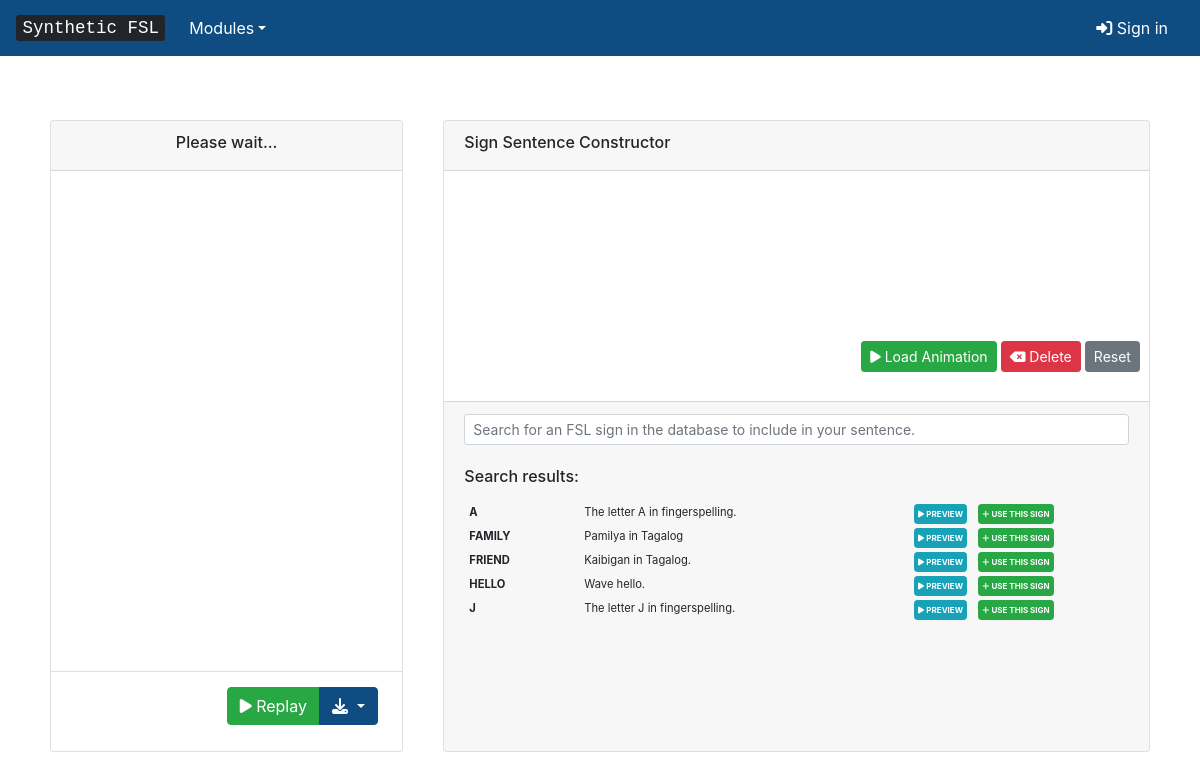
Page /translator/ on the earlier database version.
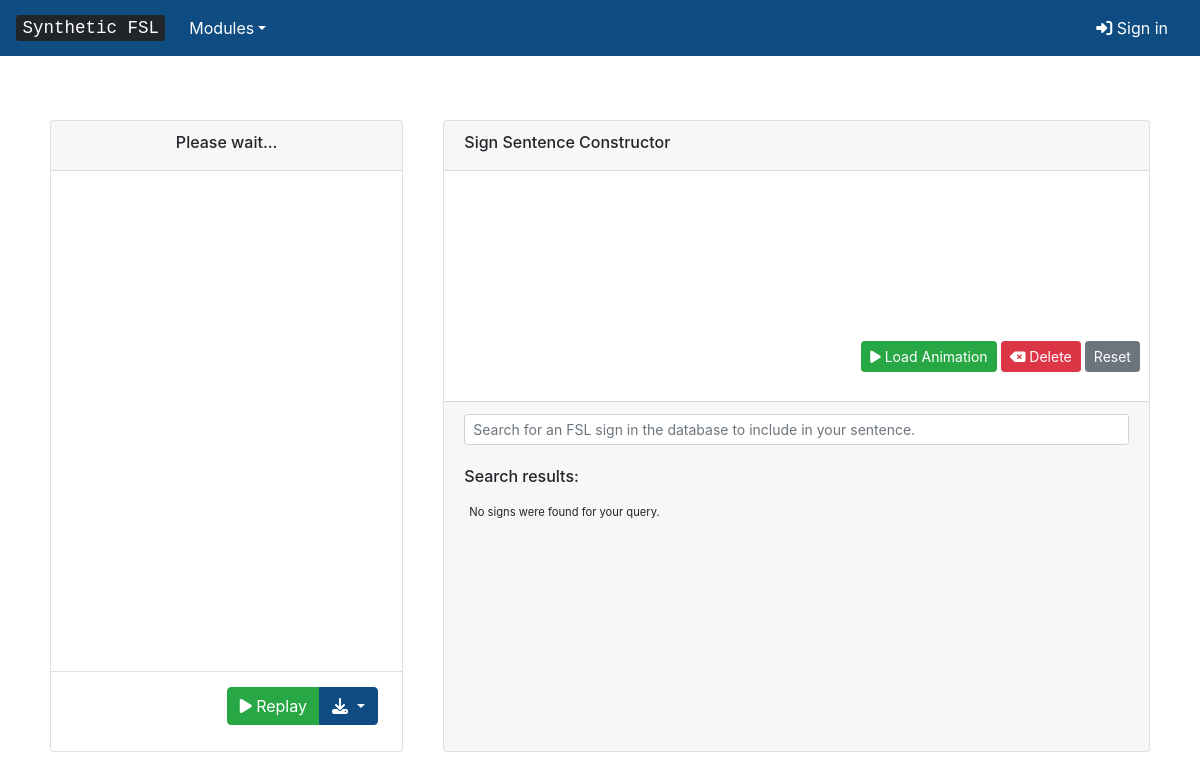
Same page on the later database version.
### inventory/models.py (models this page shows, shortened)
class Sign(models.Model):
	name = models.CharField(max_length=200, verbose_name='Name')
	description = models.TextField(verbose_name='Description')
	twoHanded = models.BooleanField(default=False)
	rightHandshape = models.ForeignKey(Handshape, verbose_name="Right Handshape", default="1", on_delete=models.CASCADE, related_name='rightHandshape_sign_set')
	rightFingerDirection = models.CharField(max_length=5, verbose_name='Right External Finger Direction', default='')
	rightPalmOrientation = models.CharField(max_length=5, verbose_name='Right Palm Orientation', default='')
	leftHandshape = models.ForeignKey(Handshape, verbose_name="Left Handshape", default="1", on_delete=models.CASCADE, related_name='leftHandshape_sign_set')
	leftFingerDirection = models.CharField(max_length=5, verbose_name='Left External Finger Direction', default='')
	leftPalmOrientation = models.CharField(max_length=5, verbose_name='Left Palm Orientation', default='')
	locationType = models.CharField(max_length=20, verbose_name='Location Type', default='')
	rightLocation = models.CharField(max_length=20, verbose_name='Right Hand Location', default='')
	rightLocationSide = models.CharField(max_length=20, verbose_name='Right Hand Location Side', default='')
	rightLocationContact = models.CharField(max_length=20, verbose_name='Right Hand Location Contact', default='')
	leftLocation = models.CharField(max_length=20, verbose_name='Left Hand Location', default='')
	leftLocationSide = models.CharField(max_length=20, verbose_name='Left Hand Location Contact', default='')
	leftLocationContact = models.CharField(max_length=20, verbose_name='Left Hand Location Side', default='')
	constellationContact = models.CharField(max_length=20, verbose_name='Constellation Contact', default='')
	constellationLocation = models.CharField(max_length=20, verbose_name='Constellation Location', default='')
	constellationLocationSide = models.CharField(max_length=20, verbose_name='Constellation Location Side', default='')
	constellationLocationContact = models.CharField(max_length=20, verbose_name='Constellation Location Contact', default='')
	rightContactType = models.CharField(max_length=20, verbose_name='Right Contact Type', default='')
	leftContactType = models.CharField(max_length=20, verbose_name='Left Contact Type', default='')
	rightContactFinger = models.CharField(max_length=5, verbose_name='Constellation Location Contact', default='')
	rightContactPart = models.CharField(max_length=20, verbose_name='Right Contact Part', default='')
	rightContactSide = models.CharField(max_length=20, verbose_name='Right Contact Side', default='')
	leftContactFinger = models.CharField(max_length=20, verbose_name='Right Contact Side', default='')
	leftContactPart = models.CharField(max_length=20, verbose_name='Right Contact Side', default='')
	leftContactSide = models.CharField(max_length=20, verbose_name='Right Contact Side', default='')
	sigml = models.TextField(default="<sigml></sigml>");
	rightMotionSequence = ListTextField(base_field=models.CharField(max_length=1000), size=10,)
	rightMotionTags = ListTextField(base_field=models.CharField(max_length=500), size=10,)
	rightTargetConfigs = ListTextField(base_field=models.CharField(max_length=500), size=10,)
	rightTargetLocs = ListTextField(base_field=models.CharField(max_length=500), size=10,)
	leftMotionSequence = ListTextField(base_field=models.CharField(max_length=1000), size=10,)
	leftMotionTags = ListTextField(base_field=models.CharField(max_length=500), size=10,)
	leftTargetConfigs = ListTextField(base_field=models.CharField(max_length=500), size=10,)
	leftTargetLocs = ListTextField(base_field=models.CharField(max_length=500), size=10,)
	nondom = models.BooleanField(default=False)
	motionType = models.CharField(max_length=20, verbose_name='Motion Type', default='split')
	symmetry = models.CharField(max_length=7, verbose_name='Symmetry', default='split')
	outofphase = models.BooleanField(default=False)
	class Meta:
		ordering = ['name']

### inventory/views.py (the view, shortened to what this page needs)
# urls.py: path("translator/", views.translator, name="translator"),
def translator(request):
	spellout = False;
	sigml = ""
	query = ""
	url_parameter = request.GET.get("q")
	signs = Sign.objects.all()
	if request.is_ajax():
		print("QUERY: "+query);
		html = render_to_string(template_name="inventory/translator-partial.html",context={'signs' : signs, 'spellout' : spellout, 'sigml' : sigml, 'query' : query})
		data_dict = {"html_from_view": html}
		return JsonResponse(data=data_dict, safe=False)
	context = {'signs' : signs}
	return render(request, "inventory/translator.html", context)

### inventory/templates/inventory/translator.html (shortened to what this page needs)
{% extends 'inventory/avatargui.html' %}
{% load static %}
{% block info %}
<div class="card">
	<h6 class="card-header" style="height:50px;">
		Sign Sentence Constructor
	</h6>
	<div class="card-body" id="sentence" style="height:150px;"></div>
	<div class="card-body text-right" style="height:80px;">
		<div class="row justify-content-end">
			<button type="button" class="btn btn-sm btn-success" onclick="generateSentence();"><i class="fas fa-play"></i> Load Animation</button>&nbsp;
			<button type="button" class="btn btn-sm btn-danger" onclick="backspace();"><i class="fas fa-backspace"></i> Delete</button>&nbsp;
			<button type="button" class="btn btn-sm btn-secondary" onclick="clearSentence();">Reset</button>&nbsp;
		</div>
	</div>
	<div class="card-footer" style="height:350px;">
		<form style="margin-bottom: 0px;">
		<input id="user-input" class="form-control form-control-sm w-100" type="text" placeholder="Search for an FSL sign in the database to include in your sentence." aria-label="Search">
		</form><br>
		<h6>Search results:</h6>
		<div id="replaceable-content" style="padding-top:10px;padding-left:5px;font-size: 0.7rem;height:230px;overflow-y:scroll;">
				{% include 'inventory/translator-partial.html' %}
		</div>
	</div>
</div>
{% endblock %}

### inventory/templates/inventory/translator-partial.html (shortened to what this page needs)
{% if signs and not spellout %}
{% for sign in signs %}
<div class="row">
	<div class="col-2">
		<strong>{{ sign.name }}</strong>
	</div>
	<div class="col-6">
		{{ sign.description}}
	</div>
	<div class=col>
		<div class="row">
			<button class="btn btn-sm btn-info mb-1" value="{{ sign.name }}" data="{{ sign.sigml }}" style="padding:3px;font-size:0.5rem;" onclick="writesigml(this.getAttribute('data'))"><i class="fas fa-play"></i> <strong>PREVIEW</strong></button>&emsp;
			<button class="btn btn-sm btn-success mb-1" value="{{ sign.name }}" data="{{ sign.sigml }}" style="padding:3px;font-size:0.5rem;" onclick="includeSign(this);"><i class="fas fa-plus"></i> <strong>USE THIS SIGN</strong></button>
		</div>
	</div>
</div>
{% endfor %}
{% else %}
	<p>No signs were found for your query.&emsp;
		</p>
{% endif %}

Differences in the rows shown:
removed Sign: name "A", description "The letter A in fingerspelling."
removed Sign: name "FAMILY", description "Pamilya in Tagalog"
removed Sign: name "FRIEND", description "Kaibigan in Tagalog."
removed Sign: name "HELLO", description "Wave hello."
removed Sign: name "J", description "The letter J in fingerspelling."
Other differences:
text now shown: "No signs were found for your query."
